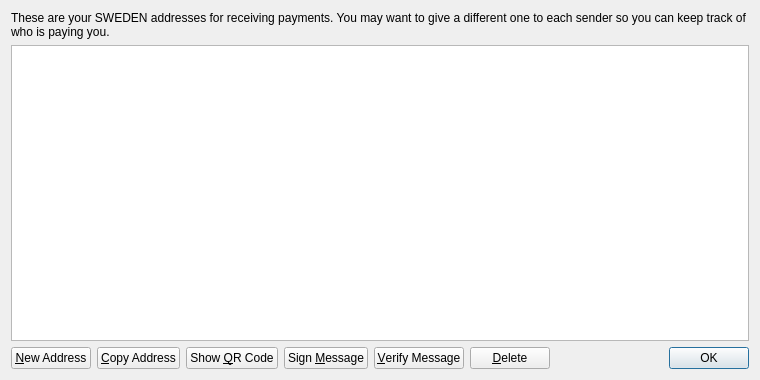
<?xml version="1.0" encoding="UTF-8"?>
<ui version="4.0">
 <class>AddressBookPage</class>
 <widget class="QWidget" name="AddressBookPage">
  <property name="geometry">
   <rect>
    <x>0</x>
    <y>0</y>
    <width>760</width>
    <height>380</height>
   </rect>
  </property>
  <property name="windowTitle">
   <string>Address Book</string>
  </property>
  <layout class="QVBoxLayout" name="verticalLayout">
   <item>
    <widget class="QLabel" name="labelExplanation">
     <property name="text">
      <string>These are your SWEDEN addresses for receiving payments. You may want to give a different one to each sender so you can keep track of who is paying you.</string>
     </property>
     <property name="textFormat">
      <enum>Qt::PlainText</enum>
     </property>
     <property name="wordWrap">
      <bool>true</bool>
     </property>
    </widget>
   </item>
   <item>
    <widget class="QTableView" name="tableView">
     <property name="contextMenuPolicy">
      <enum>Qt::CustomContextMenu</enum>
     </property>
     <property name="toolTip">
      <string>Double-click to edit address or label</string>
     </property>
     <property name="tabKeyNavigation">
      <bool>false</bool>
     </property>
     <property name="alternatingRowColors">
      <bool>true</bool>
     </property>
     <property name="selectionMode">
      <enum>QAbstractItemView::SingleSelection</enum>
     </property>
     <property name="selectionBehavior">
      <enum>QAbstractItemView::SelectRows</enum>
     </property>
     <property name="sortingEnabled">
      <bool>true</bool>
     </property>
     <attribute name="verticalHeaderVisible">
      <bool>false</bool>
     </attribute>
    </widget>
   </item>
   <item>
    <layout class="QHBoxLayout" name="horizontalLayout">
     <item>
      <widget class="QPushButton" name="newAddressButton">
       <property name="toolTip">
        <string>Create a new address</string>
       </property>
       <property name="text">
        <string>&amp;New Address</string>
       </property>
       <property name="icon">
        <iconset resource="../bitcoin.qrc">
         <normaloff>:/icons/add</normaloff>:/icons/add</iconset>
       </property>
      </widget>
     </item>
     <item>
      <widget class="QPushButton" name="copyToClipboard">
       <property name="toolTip">
        <string>Copy the currently selected address to the system clipboard</string>
       </property>
       <property name="text">
        <string>&amp;Copy Address</string>
       </property>
       <property name="icon">
        <iconset resource="../bitcoin.qrc">
         <normaloff>:/icons/editcopy</normaloff>:/icons/editcopy</iconset>
       </property>
      </widget>
     </item>
     <item>
      <widget class="QPushButton" name="showQRCode">
       <property name="text">
        <string>Show &amp;QR Code</string>
       </property>
       <property name="icon">
        <iconset resource="../bitcoin.qrc">
         <normaloff>:/icons/qrcode</normaloff>:/icons/qrcode</iconset>
       </property>
      </widget>
     </item>
     <item>
      <widget class="QPushButton" name="signMessage">
       <property name="toolTip">
        <string>Sign a message to prove you own a SWEDEN address</string>
       </property>
       <property name="text">
        <string>Sign &amp;Message</string>
       </property>
       <property name="icon">
        <iconset resource="../bitcoin.qrc">
         <normaloff>:/icons/edit</normaloff>:/icons/edit</iconset>
       </property>
      </widget>
     </item>
     <item>
      <widget class="QPushButton" name="verifyMessage">
       <property name="toolTip">
        <string>Verify a message to ensure it was signed with a specified SWEDEN address</string>
       </property>
       <property name="text">
        <string>&amp;Verify Message</string>
       </property>
       <property name="icon">
        <iconset resource="../bitcoin.qrc">
         <normaloff>:/icons/transaction_0</normaloff>:/icons/transaction_0</iconset>
       </property>
      </widget>
     </item>
     <item>
      <widget class="QPushButton" name="deleteButton">
       <property name="toolTip">
        <string>Delete the currently selected address from the list</string>
       </property>
       <property name="text">
        <string>&amp;Delete</string>
       </property>
       <property name="icon">
        <iconset resource="../bitcoin.qrc">
         <normaloff>:/icons/remove</normaloff>:/icons/remove</iconset>
       </property>
      </widget>
     </item>
     <item>
      <spacer name="horizontalSpacer">
       <property name="orientation">
        <enum>Qt::Horizontal</enum>
       </property>
       <property name="sizeHint" stdset="0">
        <size>
         <width>40</width>
         <height>20</height>
        </size>
       </property>
      </spacer>
     </item>
     <item>
      <widget class="QDialogButtonBox" name="buttonBox">
       <property name="sizePolicy">
        <sizepolicy hsizetype="Maximum" vsizetype="Fixed">
         <horstretch>0</horstretch>
         <verstretch>0</verstretch>
        </sizepolicy>
       </property>
       <property name="standardButtons">
        <set>QDialogButtonBox::Ok</set>
       </property>
      </widget>
     </item>
    </layout>
   </item>
  </layout>
 </widget>
 <resources>
  <include location="../bitcoin.qrc"/>
 </resources>
 <connections/>
</ui>
